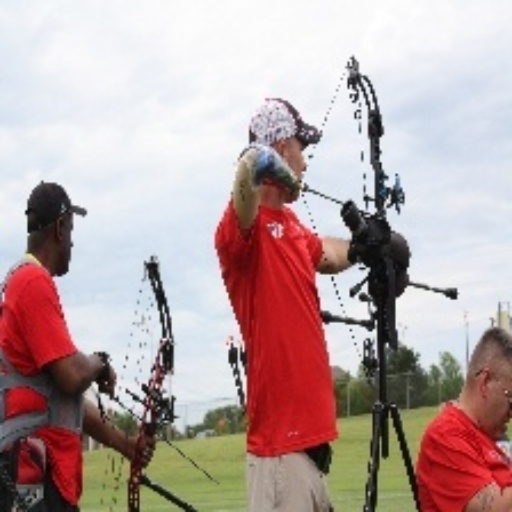
#> input picture sports_recognition/train/archery/004.jpg, 512 x 512 px; its folder holds 3 pictures in this run
$ python main.py
#> lines starting #> are read from the running program, lines starting #| are printed output that depends on the picture
# main.py
import os
import cv2
import numpy as np
from sklearn.svm import SVC
from sklearn.preprocessing import LabelEncoder
from sklearn.model_selection import train_test_split
import joblib

dataset_path = 'train'

labels = []
features = []

hog = cv2.HOGDescriptor()

def extract_features(image_path):
#> called with image_path = 'train/archery/004.jpg'
    img = cv2.imread(image_path)
#> img is the input picture: shape (512, 512, 3); mean B, G, R 163.1, 164, 185.1
    if img is None:
        return None
    img = cv2.resize(img, (64, 128))
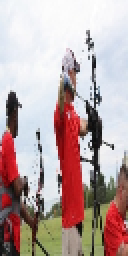
#> img: shape (128, 64, 3) (shown 2 times larger); mean B, G, R 163.2, 164.1, 185.1
    gray = cv2.cvtColor(img, cv2.COLOR_BGR2GRAY)
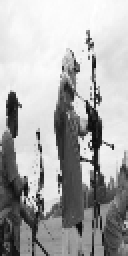
#> gray: shape (128, 64) (shown 2 times larger); min 11, max 255, mean 170.3
    h = hog.compute(gray)
#> h = 3780 values, max 0.639 at index 2191, min 0.000591 at index 2201, mean 0.133
    return h.flatten()

print("Extracting features from images...")
for label in os.listdir(dataset_path):
    label_folder = os.path.join(dataset_path, label)
    if not os.path.isdir(label_folder):
        continue
    for file in os.listdir(label_folder):
        file_path = os.path.join(label_folder, file)
        feature = extract_features(file_path)
#> feature has the same summary as h in extract_features
        if feature is not None:
            features.append(feature)
            labels.append(label)
#> pass 2 of the loop `for label in os.listdir(dataset_path):`:
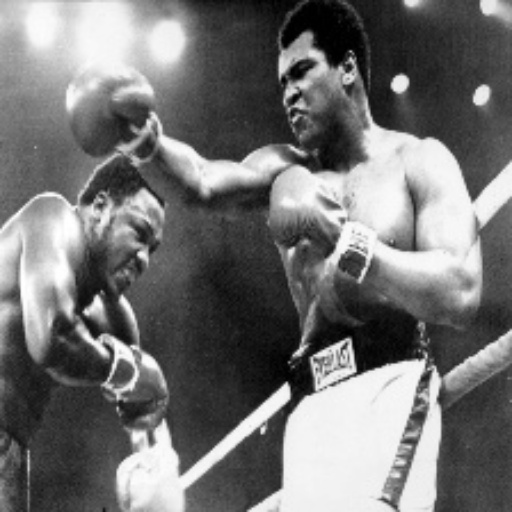
#> input picture sports_recognition/train/boxing/002.jpg, 512 x 512 px
#> in extract_features, img is the input picture: shape (512, 512, 3); min 0, max 255, mean 114.9
#> in extract_features (call 4), `img = cv2.resize(img, (64, 128))`:
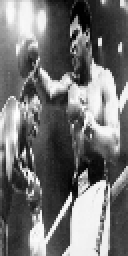
#> img: shape (128, 64, 3) (shown 2 times larger); min 0, max 255, mean 114.9
#> h = 3780 values, max 0.471 at index 2628, min 0.000509 at index 2082, mean 0.136
#> feature has the same summary as h in extract_features

features = np.array(features)
labels = np.array(labels)

label_encoder = LabelEncoder()
encoded_labels = label_encoder.fit_transform(labels)

X_train, X_test, y_train, y_test = train_test_split(features, encoded_labels, test_size=0.2, random_state=42)

print("Training model...")
model = SVC(kernel='linear', probability=True)
model.fit(X_train, y_train)

accuracy = model.score(X_test, y_test)
print(f"Test Accuracy: {accuracy * 100:.2f}%")

joblib.dump(model, 'sports_model.pkl')
joblib.dump(label_encoder, 'label_encoder.pkl')
print("Model and label encoder saved successfully.")
